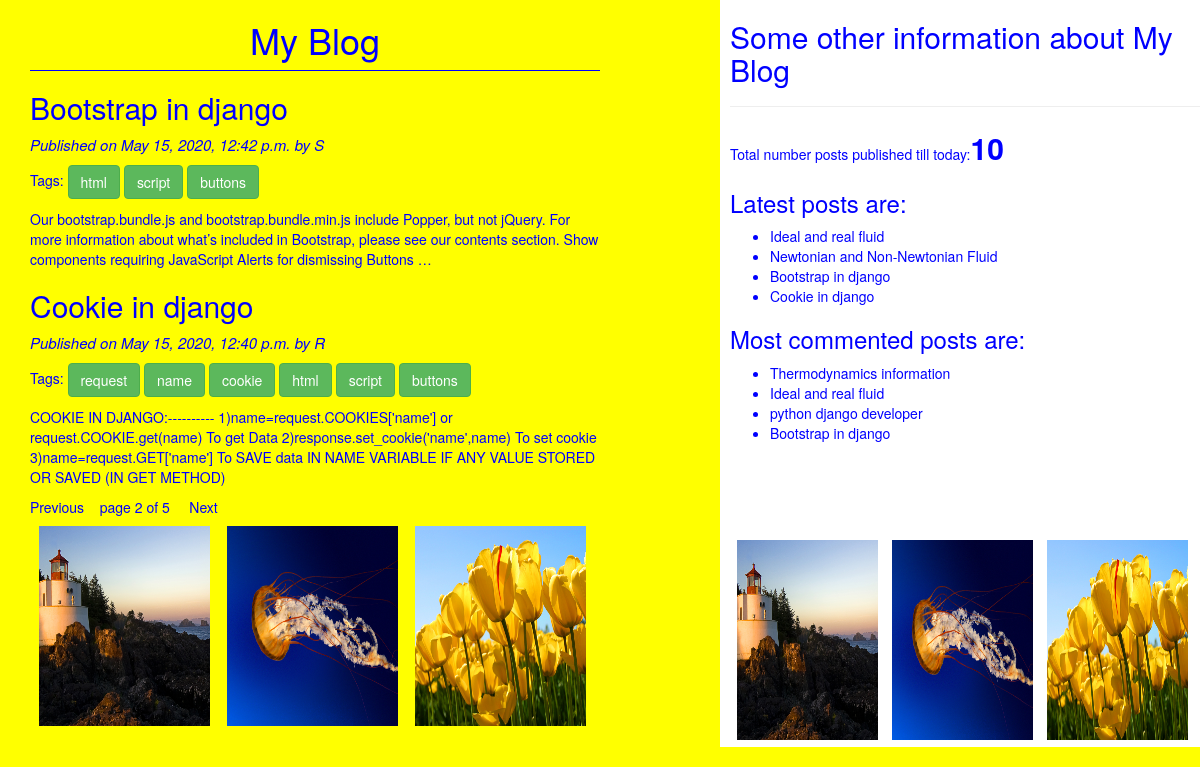
Screenshot of /?page=2 with the database file from the repository.
### blog/models.py (models this page shows, shortened)
class Post(models.Model):
    STATUS_CHOICES=(('draft','Draft'),('published','Published'))
    title=models.CharField(max_length=256)
    slug=models.SlugField(max_length=264,unique_for_date='publish')
    body=models.TextField()
    author=models.ForeignKey(User,related_name='blog_posts',on_delete=models.CASCADE)
    publish=models.DateTimeField(default=timezone.now)
    created=models.DateTimeField(auto_now_add=True)
    updated=models.DateTimeField(auto_now=True)
    status=models.CharField(max_length=10,choices=STATUS_CHOICES,default='draft')
    objects=CustomManager()
    tags=TaggableManager() # for every post we need to associates tags which will be managed by TaggableManager
    class Meta:
        ordering=['-publish',]
    def get_absolute_url(self):
        return reverse('post_detail',args=[self.publish.year,self.publish.strftime('%d'),self.publish.strftime('%m'),self.slug])

### blog/views.py (the view, shortened to what this page needs)
# urls.py: path('', views.post_list_view), # for function based pagination
def post_list_view(request,tag_slug=None):  #tag_slug=None is the keyward argument and the default value is None i.e if I am not passing anything the default value is None and only post_list value will be shown to us
    post_list=Post.objects.all()
    tag=None
    paginator=Paginator(post_list,2)    # THIS IS FOR FUNCTION BASED PAGINATION
    page_number=request.GET.get('page')
    try:
        post_list=paginator.page(page_number)
    except PageNotAnInteger:
        post_list=paginator.page(1)
    except EmptyPage:
        post_list=paginator.page(paginator.num_pages)
    return render(request,'blog/post_list.html',{'post_list':post_list,'tag':tag})

### blog/models.py (called while the page is built)
    def get_queryset(self):
        return super().get_queryset().filter(status='published')

### blog/templatetags/blog_tags.py (called while the page is built)
@register.simple_tag#(name='my_tag')   #register of this function as template tag in this manner
def total_posts():
    return Post.objects.count()  # here it will act as 'template'

@register.inclusion_tag('blog/latest_posts123.html')  # blog/latest_posts123.html:---> it means inclusion of this template because inclusion_tag returns a rendered template
def show_latest_posts(count=3):  #(count=3 means by default it will display 3 posts in Latest posts if any count value not specified in sidebar of base.html)
    latest_posts=Post.objects.order_by('-publish')[:count]#[:3] (here instead of hard coding([:3]) we are passing count value which we will get in base.html template tag:--> {%show_latest_posts 4%}
    return {'latest_posts':latest_posts}

@register.simple_tag
def get_most_commented_posts(count=4):
    return Post.objects.annotate(total_comments=Count('comments')).order_by('-total_comments')[:count]

### templates/blog/post_list.html (shortened to what this page needs)
{%extends 'blog/base.html'%}
{%block content%}
<h1>My Blog</h1>
{%for post in post_list%}
<a href="{{post.get_absolute_url}}"><h2>{{post.title}}</h2></a>
<p id="date">Published on {{post.publish}} by {{post.author|title}}</p>
 <P>
   Tags:
   {%for tag in post.tags.all%}
   <a href=" {%url 'post_list_by_tag_name' tag.slug %} " class="btn btn-success">{{tag.name}}</a>
   {%endfor%}
</p>
{{post.body|truncatewords:30|linebreaks}}
{%endfor%}
{%include 'blog/pagination.html' with page=post_list%}
{%endblock%}

### templates/blog/base.html (shortened to what this page needs)
<!DOCTYPE html>
{%load blog_tags%}
{%load static%}
<html lang="en">
<head>
    <link rel="stylesheet" href="https://maxcdn.bootstrapcdn.com/bootstrap/3.3.7/css/bootstrap.min.css">
    <link rel="stylesheet" href="{%static "css/blog1.css" %}">
</head>
<body>
<div class="content">
    {%block content%}
    {%endblock%}
    <img src="{%static "images/Lighthouse.jpg"%} ">
    <img src="{%static "images/Jellyfish.jpg"%} ">
    <img src="{%static "images/Tulips.jpg"%} ">
</div>
<div class="sidebar">
    <h2>Some other information about My Blog</h2><hr>
    <p>Total number posts published till today:<span id="pcount">{%total_posts%}</span> </p>
    <h3>Latest posts are:</h3> {%show_latest_posts 4 %}
    <h3>Most commented posts are:</h3>
    <ul>
    {%get_most_commented_posts as most_commented_posts%}
    {%for post in most_commented_posts%}
    <li><a href="{{post.get_absolute_url}}">{{post.title}}</a></li>
    {%endfor%}
  </ul><br><br><br><br>
  <img src="{%static "images/Lighthouse.jpg"%} ">
  <img src="{%static "images/Jellyfish.jpg"%} ">
  <img src="{%static "images/Tulips.jpg"%} ">
</div>
</body>
</html>

### templates/blog/latest_posts123.html
<ul>
  {%for post in latest_posts%}
  <li><a href="{{post.get_absolute_url}}">{{post.title}}</a></li>
  {%endfor%}
</ul>

### static/css/blog1.css (style rules this page uses)
.content { width:50%; float:left; background:yellow; padding: 0 0 0 30px; height:100% }
.sidebar { width:40%; float:right; background:white; padding:0 0 0 10px; height:100% }
body { background:yellow; color:blue; }
h1 { text-align: center; border-bottom: 1px solid blue; padding: 0 0 10px; }
#date { color:blue; font-size:15px; font-style:italic; }
a { color:blue; }
img { height: 200px; width: 30%; float: left; margin: 1.5%; border: 2px; }
#pcount { font-size: 30px; color: blue; font-weight:bold; }

### rows the page displays
Post: title "Bootstrap in django", publish "May 15, 2020, 12:42 p.m.", author "S", body "Our bootstrap.bundle.js and bootstrap.bundle.min.js include Popper, but not jQuery. For more information about what’s included in Bootstrap, please see our contents section. Show components requiring JavaScript Alerts for dismissing Buttons …"
Tag: name "html"
Tag: name "script"
Tag: name "buttons"
Post: title "Cookie in django", publish "May 15, 2020, 12:40 p.m.", author "R", body "COOKIE IN DJANGO:---------- 1)name=request.COOKIES['name'] or request.COOKIE.get(name) To get Data 2)response.set_cookie('name',name) To set cookie 3)name=request.GET['name'] To SAVE data IN NAME VARIABLE IF ANY VALUE STORED OR SAVED (IN GET METHOD)"
Tag: name "request"
Tag: name "name"
Tag: name "cookie"
Post: title "Ideal and real fluid"
Post: title "Newtonian and Non-Newtonian Fluid"
Post: title "Thermodynamics information"
Post: title "python django developer"

### other values shown
{{ page.number }} "2"
{{ page.paginator.num_pages }} "5"
